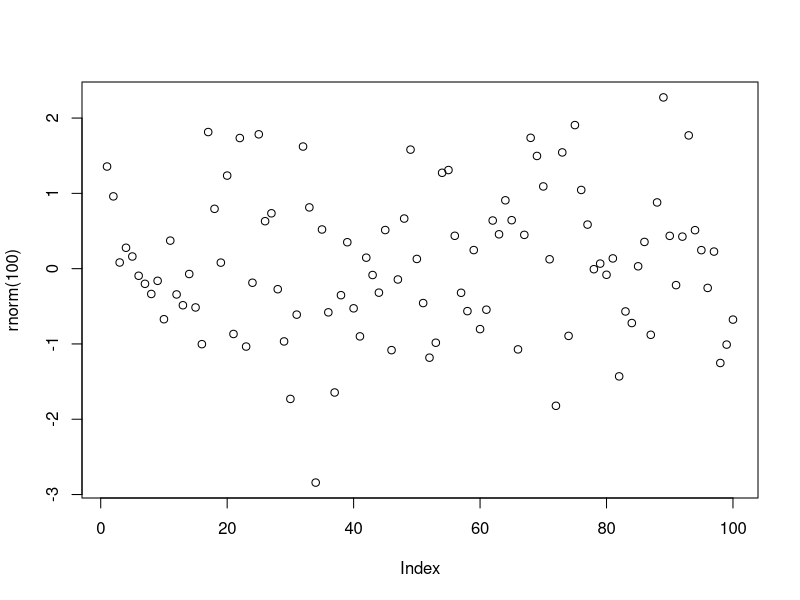
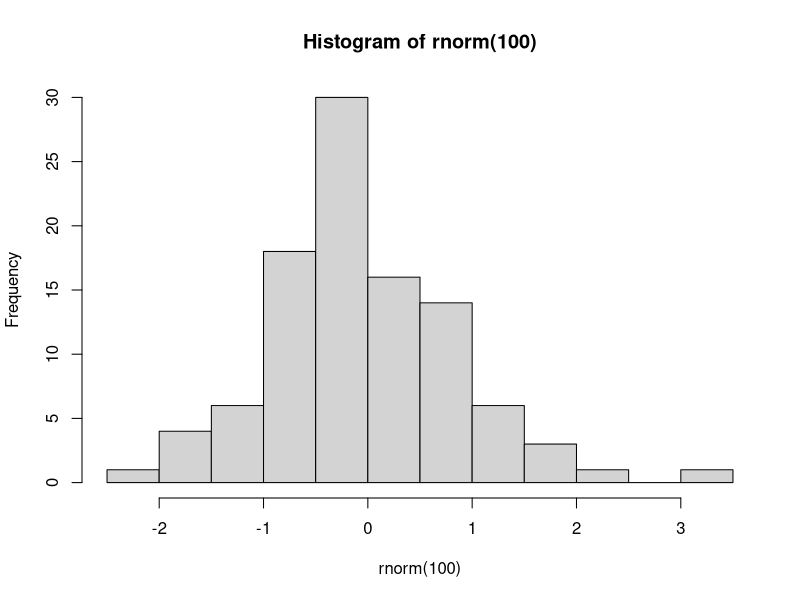
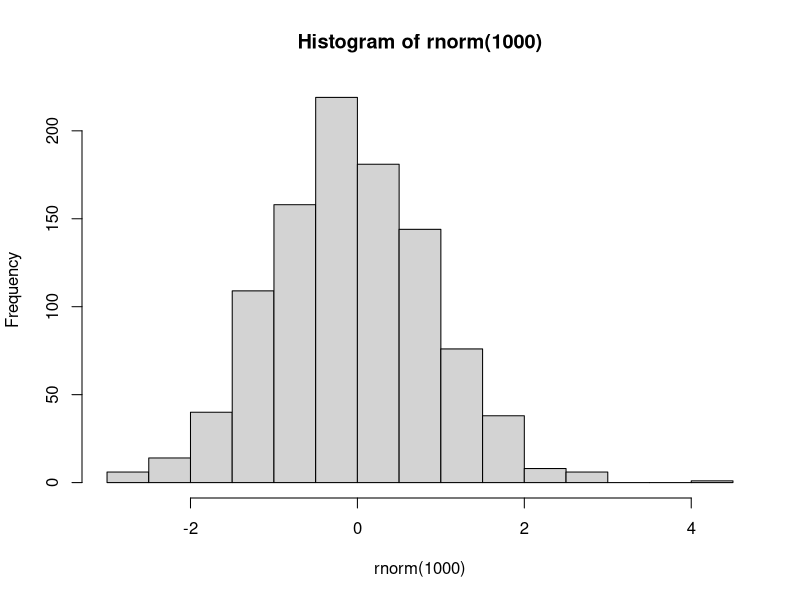

The R source for these figures, in order:
# this works
# add a nice plot
plot(rnorm(100))

# add more plots
hist(rnorm(100))

# also more draw work well
hist(rnorm(1000))

# put rnorm into one variable
rn <- rnorm(100)
